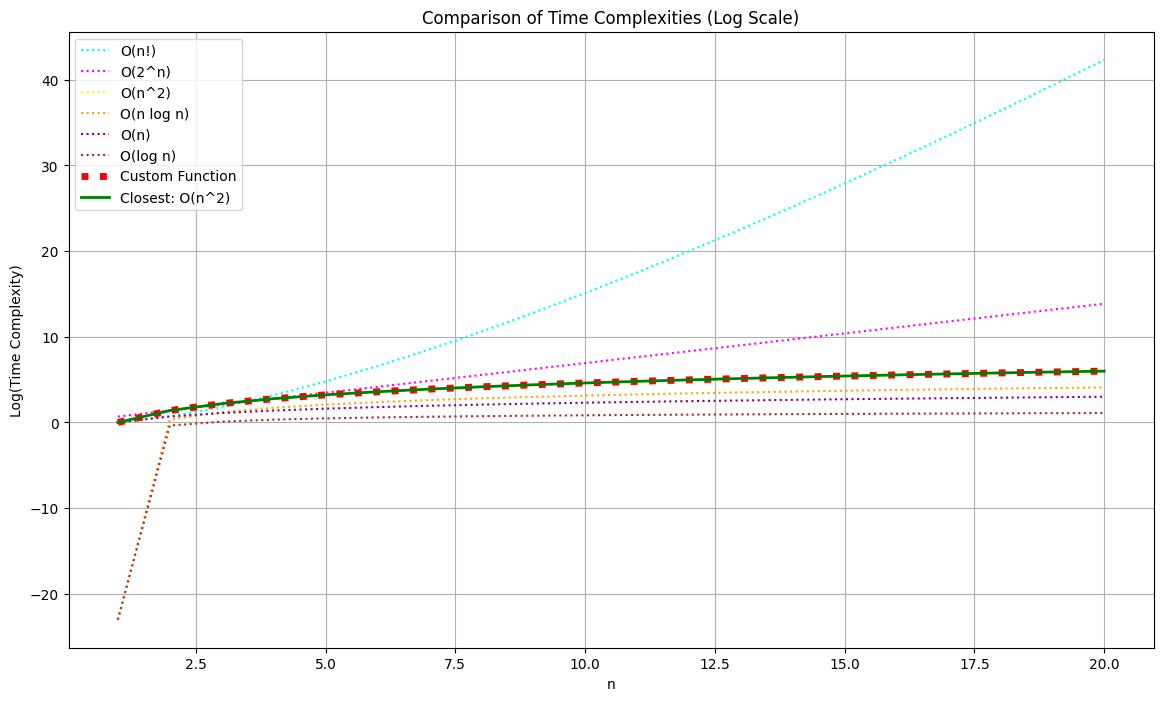

Write the Python code that produced this figure.
import numpy as np
import matplotlib.pyplot as plt
import random
import time
import math

def safe_log(x, base=np.e):
    """
    Safely calculate logarithm, avoiding log(0) issues
    """
    return np.log(x + 1e-10) / np.log(base)

def compare_complexity(custom_func, n_range):
    # Generate input values
    n = np.arange(1, n_range + 1)

    # Compute the values for the custom function
    custom_values = custom_func(n)

    # Take log of values to prevent plummeting and handle large numbers
    log_custom_values = safe_log(custom_values)

    # Define the target O() functions with distinct colors
    target_functions = {
        "O(n!)": safe_log(np.array([math.factorial(min(x, 20)) for x in n], dtype=float)),
        "O(2^n)": safe_log(2**n),
        "O(n^2)": safe_log(n**2),
        "O(n log n)": safe_log(n * np.log(n)),
        "O(n)": safe_log(n),
        "O(log n)": safe_log(np.log(n))
    }

    # Plotting
    plt.figure(figsize=(14, 8))

    # Plot the target functions
    colors = {
        "O(n!)": 'cyan',
        "O(2^n)": 'magenta',
        "O(n^2)": 'yellow',
        "O(n log n)": 'orange',
        "O(n)": 'purple',
        "O(log n)": 'brown'
    }

    for name, values in target_functions.items():
        plt.plot(n, values, label=name, linestyle='dotted', color=colors[name])

    # Calculate distances and find the closest target function
    distances = {}
    for t_name, t_values in target_functions.items():
        # Calculate mean squared error in log space
        distance = np.mean((log_custom_values - t_values)**2)
        distances[t_name] = distance

    # Find the closest target function
    closest = min(distances, key=distances.get)

    # Plot the custom function
    plt.plot(n, log_custom_values, label="Custom Function", linewidth=5, linestyle='dotted', color='red')

    # Highlight the closest target function in green
    plt.plot(n, target_functions[closest], label=f"Closest: {closest}", linewidth=2, color='green')

    plt.xlabel('n')
    plt.ylabel('Log(Time Complexity)')
    plt.title('Comparison of Time Complexities (Log Scale)')
    plt.legend()
    plt.grid(True)
    plt.show()

    # Print the distances for reference
    for name, distance in distances.items():
        print(f"Distance to {name}: {distance}")
    print(f"Custom function is closest to {closest} with distance {distances[closest]}")

def example_n_factorial(n):
    # Limit factorials to a reasonable range to prevent overflow
    result = []
    for i in n:
        # Limit to smaller values to prevent extreme growth
        fact_result = math.factorial(min(i, 20))
        result.append(fact_result)
    return np.array(result, dtype=float)

# Example of a custom function with O(n^2) complexity
def example_n_squared(n):
    result = []
    for i in n:
        sum = 0
        for j in range(i):
            for k in range(i):
                sum += 1
        result.append(sum)
    return np.array(result)

def fibonacci(n):
    if n <= 1:
        return n
    return fibonacci(n - 1) + fibonacci(n - 2)

# Example of a custom function with O(2^n) complexity
def example_2_pow_n(n):
    result = []
    for i in n:
        sum = fibonacci(i)
        result.append(sum)
    return np.array(result)

# List of mystery functions
mystery_functions = [example_2_pow_n, example_n_squared, example_n_factorial]

# Select a random function from the list
chosen_index = random.randint(0, len(mystery_functions) - 1)
chosen_function = mystery_functions[chosen_index]
print(f"chosen_function: {chosen_function.__name__}")

time_start = time.time()  # Record the start time
n_range = 20  # Reduced range to prevent extreme values

# Call the compare_complexity function with the chosen function
compare_complexity(chosen_function, n_range)

time_end = time.time()  # Record the end time
time_elapsed = time_end - time_start  # Calculate the elapsed time
print(f"Time elapsed: {time_elapsed} seconds")

"""
chosen_function: example_n_squared

Distance to O(n!): 331.60915509428605
Distance to O(2^n): 15.959507759357402
Distance to O(n^2): 0.0
Distance to O(n log n): 28.682358770212083
Distance to O(n): 5.108237951110506
Distance to O(log n): 40.41435993452138
Custom function is closest to O(n^2) with distance 0.0
Time elapsed: 0.3514437675476074 seconds
"""
